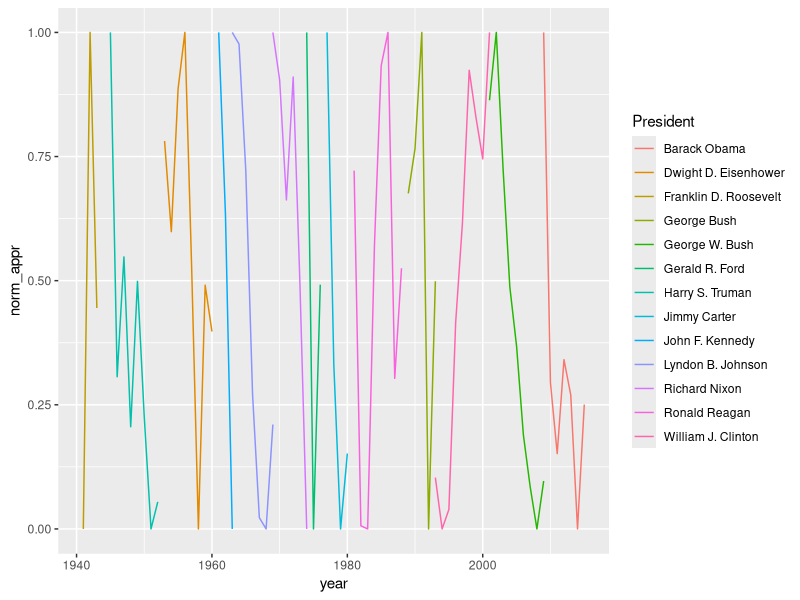
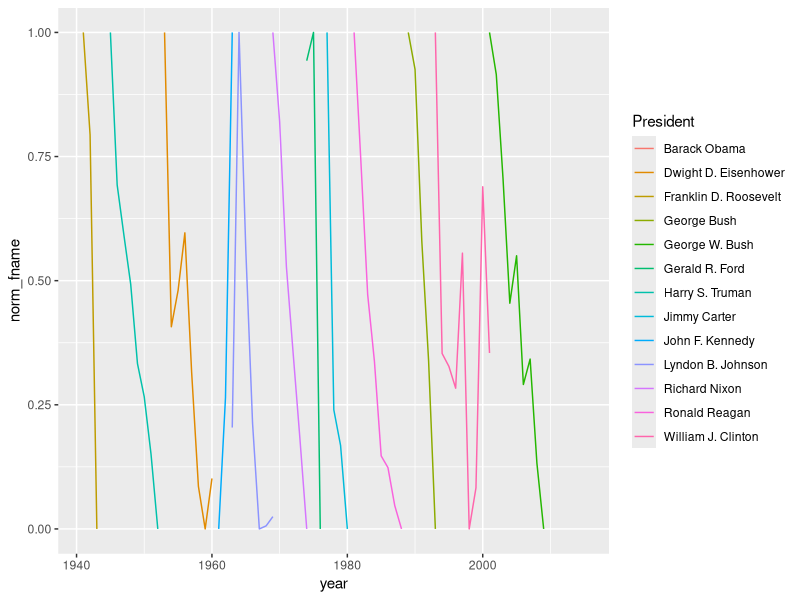
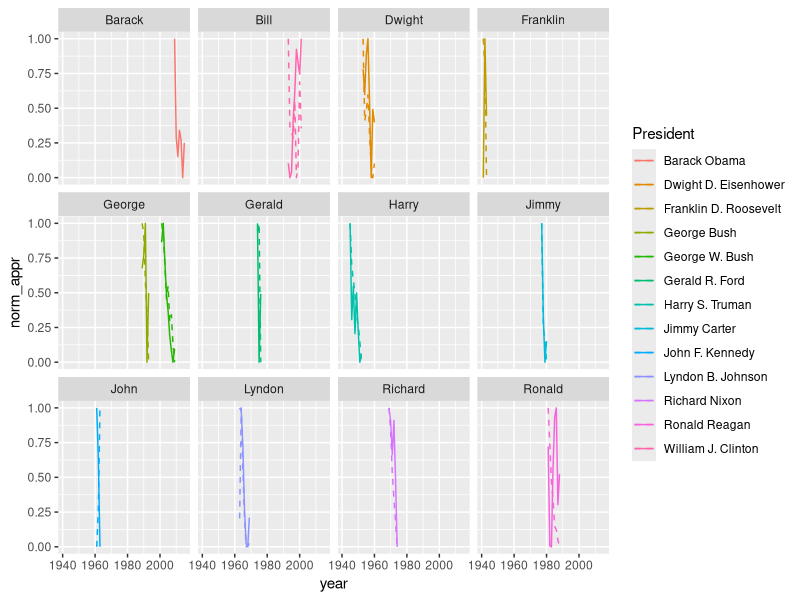

R code for these plots, in order:
library(ggplot2)

normalize <- function(x) {
  return ((x - min(x)) / (max(x) - min(x)))
}

avg <- read.csv('data/presApprovalAverage.csv')
avg$fname_rate<-avg$f_count/avg$total
avg$lname_rate<-avg$l_count/avg$total
avg$norm_appr<-ave( avg$Approving, avg$President, FUN = normalize )
avg$norm_fname<-ave( avg$fname_rate, avg$President, FUN = normalize )
# sample plot
ggplot(avg, aes(x = year, y= norm_appr, colour = President)) +  geom_line() #+ facet_grid(.~f_name)
ggplot(avg, aes(x = year, y= norm_fname, colour = President)) +  geom_line()

ggplot(avg, aes(year)) + 
  geom_line(aes(y = norm_appr, colour = President)) + 
  geom_line(aes(y = norm_fname, colour = President),linetype = 2)+  facet_wrap(~f_name)
